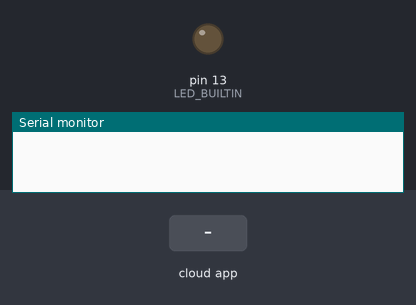
Recording of a sketch running on a simulated Arduino Uno, built with avr-gcc and run on an emulated ATmega328P. On the bench: output pins drawn as LEDs (lit = HIGH), the last lines printed to the serial monitor. Inputs (shaded band) come from the test bench. The ROS host is connected and sends only what is stated.

Above: at 1.2 s.
1.3 s: the phone or cloud app sets toggle_led to 0
At 2.2 s:
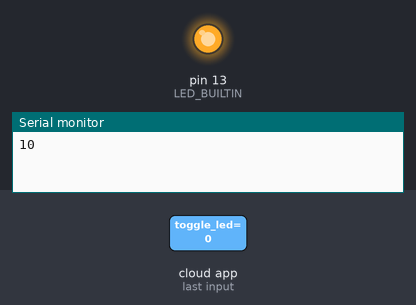
2.8 s: the phone or cloud app sets toggle_led to 1
At 3.4 s:
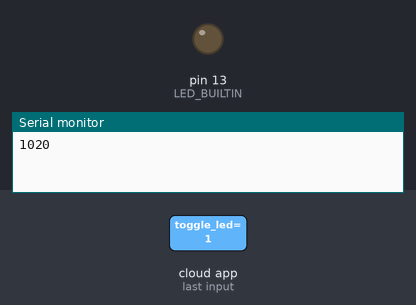
Timing chart, 0 to 5.8 s (numbered marks = the images above; inputs shaded):
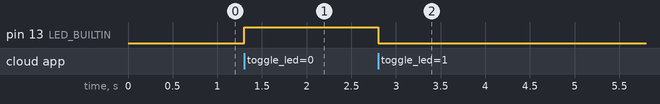

Measured:
- after the input at 1.3 s, pin 13 (LED_BUILTIN): LOW → HIGH at once
- after the input at 2.8 s, pin 13 (LED_BUILTIN): HIGH → LOW at once

The sketch:

ros-servo-test.ino
```cpp
/*
 * rosserial Subscriber Example
 * Blinks an LED on callback
 */

#include <ros.h>
#include <std_msgs/Empty.h>
#include <Servo.h>

ros::NodeHandle  nh;

// サーボのピン番号
const int SERVO_PIN = 8;

// サーボのインスタンス
Servo servo;

int angle;

void messageCb( const std_msgs::Empty& toggle_msg){
  digitalWrite(LED_BUILTIN, HIGH-digitalRead(LED_BUILTIN));   // blink the led
  if (angle < 180){
    angle += 10;
  }else {
    angle = 0;
  }
  servo.write(angle);
  Serial.print(angle);
}

ros::Subscriber<std_msgs::Empty> sub("toggle_led", &messageCb );

void setup()
{
  pinMode(LED_BUILTIN, OUTPUT);
  nh.initNode();
  nh.subscribe(sub);
  angle = 0;
  Serial.begin(9600);
}

void loop()
{
  nh.spinOnce();
  delay(1);
}
```
